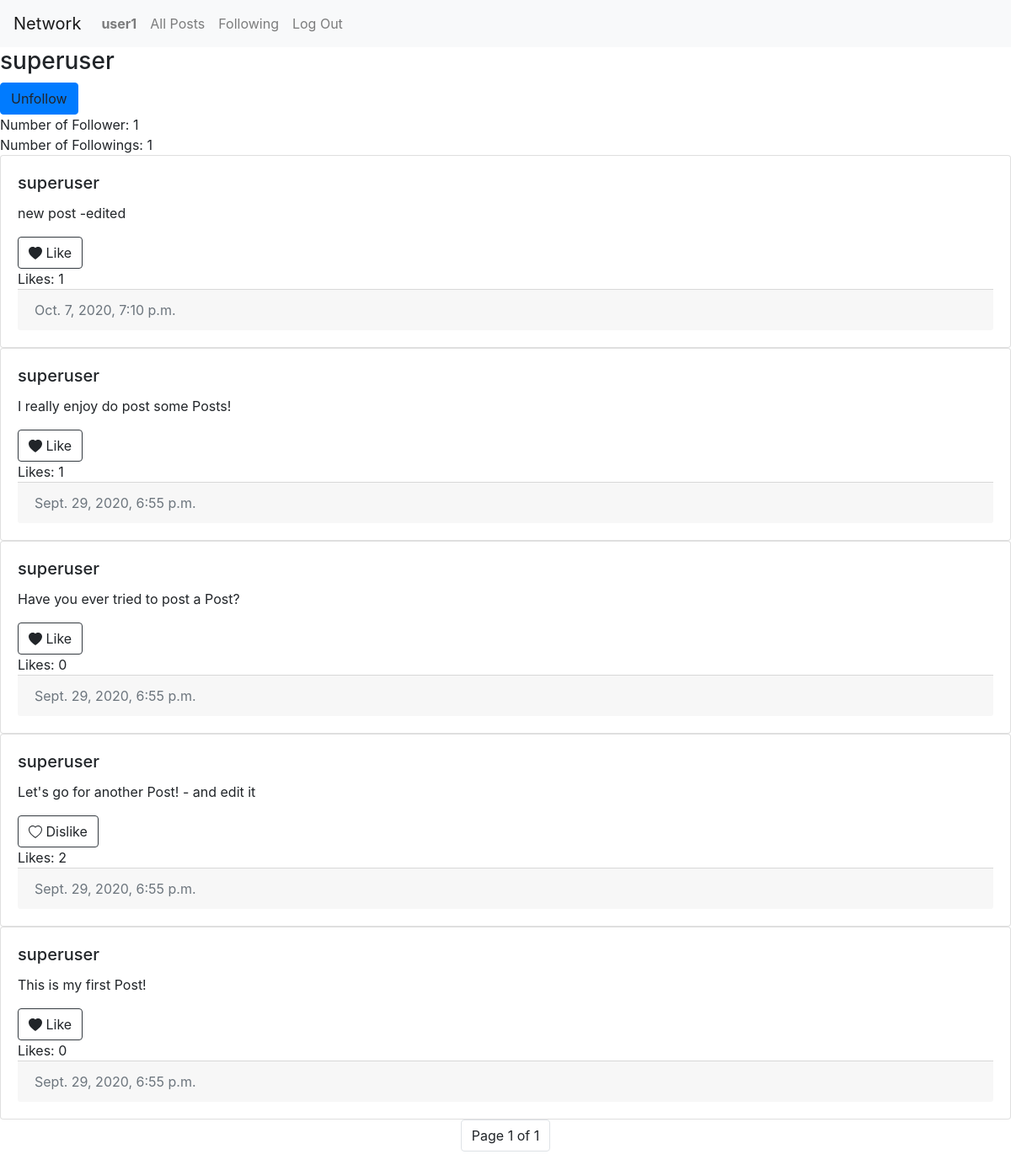
Page /profile/superuser (signed in) on the committed database.
### network/models.py (models this page shows, shortened)
class User(AbstractUser):
    pass

class Post(models.Model):
    text = models.TextField()
    user = models.ForeignKey(
        "User", on_delete=models.CASCADE, related_name="posts")
    created_at = models.DateTimeField(auto_now_add=True)
    likes = models.ManyToManyField(
        "User", blank=True, related_name="likes")

### network/views.py (the view)
# urls.py: path("profile/<str:username>", views.profile, name="profile"),
def profile(request, username):
    try:
        user = User.objects.get(username=username)
    except User.DoesNotExist:
        return JsonResponse({"error": "User not found."}, status=404)
    posts = Post.objects.filter(user=user)
    posts = posts.order_by("-created_at")
    posts = pagination(request, posts)
    try:
        if Follower.objects.filter(user=user, follower=request.user).exists():
            following = True
        else:
            following = False
    except:
        return render(request, "network/profile.html", {
            "requestedUser": user,
            "posts": posts,
        })
    return render(request, "network/profile.html", {
        "requestedUser": user,
        "posts": posts,
        "following": following
    })

### network/views.py (called while the page is built)
def pagination(request, list):
    paginator = Paginator(list, 10)
    page_number = request.GET.get('page')
    paginatedList = paginator.get_page(page_number)
    return paginatedList

### network/templates/network/profile.html (shortened to what this page needs)
{% extends "network/layout.html" %} {% load static %} {% block body %}
<div id="profile">
  <h3 id="user">{{ requestedUser.username }}</h3>
  {% if user.is_authenticated %}
  {% if requestedUser != user %}
    {% if following %}
        <a id="unfollow" class="btn btn-primary" data-user="{{ requestedUser.username }}" onclick="unfollow_user(event)">Unfollow</a>
    {% else %}
        <a id="unfollow" class="btn btn-primary" data-user="{{ requestedUser.username }}" onclick="unfollow_user(event)" hidden=true>Unfollow</a>
        <a id="follow" class="btn btn-primary" data-user="{{ requestedUser.username }}" onclick="follow_user(event)">Follow</a>
    {% endif %}
  {% endif %}
  {% endif %}
  <div id="follower">Number of Follower: {{ requestedUser.users.count }}</div>
  <div id="following">Number of Followings: {{ requestedUser.followers.count }}</div>
</div>
{% for post in posts %}
    <div class="card">
        <div class="card-body">
            <h5 class="card-title">
                <a>{{ post.user }}</a>
            </h5>
            <p id="{{post.id}}" class="card-text">{{ post.text }}</p>
            {% if user.is_authenticated %}
            {% if request.user in post.likes.all %}
                <a id="dislike-{{ post.id }}" data-post="{{ post.id }}" class="btn btn-outline-dark" onclick="like(event)">
                     Dislike
                </a>
            {% else %}
                <a id="like-{{ post.id }}" data-post="{{ post.id }}" class="btn btn-outline-dark" onclick="like(event)">
                    <svg width="1em" height="1em" viewBox="0 0 16 16" class="bi bi-heart-fill"
                                fill="currentColor" xmlns="http://www.w3.org/2000/svg">
                                <path fill-rule="evenodd"
                                d="M8 1.314C12.438-3.248 23.534 4.735 8 15-7.534 4.736 3.562-3.248 8 1.314z"
                                />
                    </svg> Like
                </a>
            {% endif %}
            {% endif %}
            <div id="likes-{{ post.id }}">Likes: {{ post.likes.count }}</div>
            <div class="card-footer text-muted">{{ post.created_at }}</div>
        </div>
    </div>
    {% empty %}
        <div class="alert alert-info" role="alert">There are currently no posts available!</div>
    {% endfor %}
        <ul class="pagination justify-content-center">
        <li class="page-item"><a class="page-link">Page {{ posts.number }} of {{ posts.paginator.num_pages }}</a></li>
    </ul>
{% endblock %}

### network/templates/network/layout.html (shortened to what this page needs)
{% load static %}
<!DOCTYPE html>
<html lang="en">
    <head>
        <link rel="stylesheet" href="https://stackpath.bootstrapcdn.com/bootstrap/4.4.1/css/bootstrap.min.css">
        <link href="{% static 'network/styles.css' %}" rel="stylesheet">
    </head>
    <body>
        <nav class="navbar navbar-expand-lg navbar-light bg-light">
            <a class="navbar-brand" href="#">Network</a>
            <div>
              <ul class="navbar-nav mr-auto">
                {% if user.is_authenticated %}
                    <li class="nav-item">
                        <a id="profile-button" class="nav-link" data-user="{{ user.username }}" href="{% url 'profile' user.username %}"><strong>{{ user.username }}</strong></a>
                    </li>
                {% endif %}
                <li class="nav-item">
                  <a id="all-button" class="nav-link" href="{% url 'index' %}" >All Posts</a>
                </li>
                {% if user.is_authenticated %}
                    <li class="nav-item">
                        <a id="following-button" class="nav-link" href="{% url 'following' %}">Following</a>
                    </li>
                    <li class="nav-item">
                        <a class="nav-link" href="{% url 'logout' %}">Log Out</a>
                    </li>
                {% endif %}
              </ul>
            </div>
          </nav>
        <div class="body">
            {% block body %}
            {% endblock %}
        </div>
    </body>
</html>

### rows in the picture
User: username "user1"
User: username "superuser", users.count "1", followers.count "1"
Post: user "superuser", text "new post -edited", likes.count "1", created_at "Oct. 7, 2020, 7:10 p.m."
Post: user "superuser", text "I really enjoy do post some Posts!", likes.count "1", created_at "Sept. 29, 2020, 6:55 p.m."
Post: user "superuser", text "Have you ever tried to post a Post?", likes.count "0", created_at "Sept. 29, 2020, 6:55 p.m."
Post: user "superuser", text "Let's go for another Post! - and edit it", likes.count "2", created_at "Sept. 29, 2020, 6:55 p.m."
Post: user "superuser", text "This is my first Post!", likes.count "0", created_at "Sept. 29, 2020, 6:55 p.m."

### other values in the picture
{{ posts.number }} "1"
{{ posts.paginator.num_pages }} "1"
